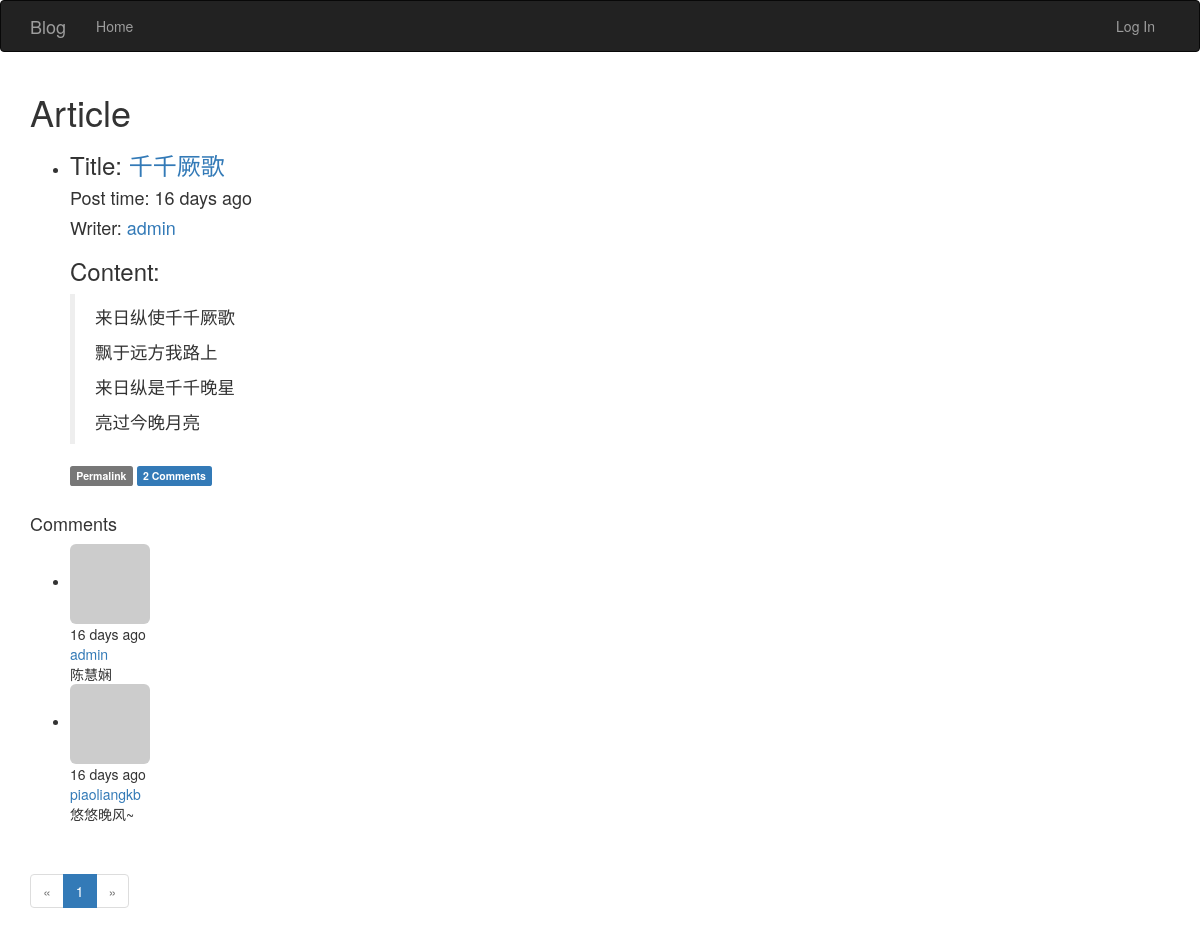
Screenshot of /post/3 with the database file from the repository.
### app/models.py (models this page shows, shortened)
class Post(db.Model):
    __tablename__ = 'posts'
    id = db.Column(db.Integer, primary_key=True)
    title  = db.Column(db.String, default='this blog')
    body = db.Column(db.Text)
    timestamp = db.Column(db.DateTime, index=True, default=datetime.utcnow)
    author_id = db.Column(db.Integer, db.ForeignKey('users.id'))
    body_html = db.Column(db.Text)#保存转换后markdown文章的html代码
    comments = db.relationship('Comment', backref='post', lazy='dynamic')

class User(UserMixin, db.Model):
    __tablename__ = 'users'
    id = db.Column(db.Integer, primary_key=True)
    username = db.Column(db.String(64), unique=True, index=True)
    role_id = db.Column(db.Integer, db.ForeignKey('roles.id'))
    password_hash = db.Column(db.String(128))
    email = db.Column(db.String(64), unique=True, index=True)
    posts = db.relationship('Post', backref = 'author', lazy = 'dynamic')
    avatar_hash = db.Column(db.String(32))
    name = db.Column(db.String(64))#real name
    location = db.Column(db.String(64))
    about_me = db.Column(db.Text())
    member_since = db.Column(db.DateTime(), default=datetime.utcnow)
    last_seen = db.Column(db.DateTime(), default=datetime.utcnow)
    avatar = db.Column(db.String(128), default=None)
    comments = db.relationship('Comment', backref='author', lazy='dynamic')
    def gravatar(self, size=100, default='identicon', rating='g'):
        url = 'https://secure.gravatar.com/avatar'
        hash = self.avatar_hash or self.gravatar_hash()
        return '{url}/{hash}?s={size}&d={default}&r={rating}'.format(
            url=url, hash=hash, size=size, default=default, rating=rating)
    @property
    def password(self):
        raise AttributeError('password is not a readable attribute')

class Comment(db.Model):
    __tablename__ = 'comments'
    id = db.Column(db.Integer, primary_key=True)
    body = db.Column(db.Text)
    body_html = db.Column(db.Text)
    timestamp = db.Column(db.DateTime, index=True, default=datetime.utcnow)
    disabled = db.Column(db.Boolean)
    author_id = db.Column(db.Integer, db.ForeignKey('users.id'))
    post_id = db.Column(db.Integer, db.ForeignKey('posts.id'))

### app/main/views.py (the view)
@main.route('/post/<int:id>', methods=['GET', 'POST'])
def post(id):
    post = Post.query.get_or_404(id)
    form = CommentForm()
    if form.validate_on_submit():
        comment = Comment(body=form.body.data, post=post, author=current_user._get_current_object())
        db.session.add(comment)
        db.session.commit()
        flash('Your comment has been published.')
        return redirect(url_for('.post', id=post.id, page=-1))
    page = request.args.get('page', 1, type=int)
    if page == -1:
        page = (post.comments.count() - 1) // current_app.config['FLASKY_COMMENTS_PER_PAGE']+1
    pagination = post.comments.order_by(Comment.timestamp.asc()).paginate(
        page, per_page=current_app.config['FLASKY_COMMENTS_PER_PAGE'],
        error_out=False)
    comments = pagination.items
    return render_template('post.html', posts=[post], form=form,
                           comments=comments, pagination=pagination)

### app/auth/views.py (called while the page is built)
@auth.before_app_request
def before_request():
    if current_user.is_authenticated:
        current_user.ping()

### app/main/__init__.py (called while the page is built)
@main.app_context_processor
def inject_permissions():
    return dict(Permission=PERMISSION)

### app/models.py (called while the page is built)
    def can(self, permissions):
        return False

    def is_administrator(self):
        return False

### app/templates/post.html (shortened to what this page needs)
{% extends "base.html" %}
{% import "_macros.html" as macros %}
{% import "bootstrap/wtf.html" as wtf %}
{% block page_content %}
<h1 id="article">Article</h1>
{% include '_posts.html' %}
<h4 id="comments">Comments</h4>
{% include '_comments.html' %}
{% if pagination %}
<div class="pagination">
    {{ macros.pagination_widget(pagination, '.post', fragment='#comments', id=posts[0].id) }}
</div>
{% endif %}
{% endblock %}

### app/templates/_posts.html (shortened to what this page needs)
<ul class="posts">
    {% for post in posts %}
    <li class="post">
        <div class="post-title">
            <h3>Title: <a href="{{ url_for('.post', id=post.id) }}">{{ post.title }} </a></h3>
        </div>
        <div class="post-content">
            <div class="post-date"><h4>Post time: {{ moment(post.timestamp).fromNow() }}</h4></div>
            <div class="post-author"><h4>Writer: <a href="{{ url_for('.user', username=post.author.username) }}">{{ post.author.username }}</a></h4></div>
            <div class="post-body"><h3>Content:</h3>
                {% if post.body_html %}
                {{ post.body_html | safe }}
                {% else %}
                {{ post.body }}
                {% endif %}
            </div>
            <div class="post-footer">
                <a href="{{ url_for('.post', id=post.id)}}">
                    <span class="label label-default">Permalink</span>
                    <a href="{{ url_for('.post', id=post.id) }}#comments">
                    <span class="label label-primary">{{ post.comments.count() }} Comments</span>
                    </a>
                </a>
            </div><br>
        </div>
    </li>
    {% endfor %}
</ul>

### app/templates/_comments.html
<ul class="comments">
    {% for comment in comments %}
    <li class="comment">
        <div class="comment-thumbnail">
            <a href="{{ url_for('.user', username=comment.author.username) }}">
                <img class="img-rounded profile-thumbnail" src="{{ comment.author.gravatar(size=40) }}">
            </a>
        </div>
        <div class="comment-content">
            <div class="comment-date">{{ moment(comment.timestamp).fromNow() }}</div>
            <div class="comment-author"><a href="{{ url_for('.user', username=comment.author.username) }}">{{ comment.author.username }}</a></div>
            <div class="comment-body">
                {% if comment.body_html %}
                    {{ comment.body_html | safe }}
                {% else %}
                    {{ comment.body }}
                {% endif %}
            </div>
        </div>
    </li>
    {% endfor %}
</ul>

### rows the page displays
Post: title "千千厥歌", timestamp "16 days ago", author.username "admin", body_html "来日纵使千千厥歌 飘于远方我路上 来日纵是千千晚星 亮过今晚月亮", comments.count "2"
Comment: timestamp "16 days ago", author.username "admin", body_html "陈慧娴"
Comment: timestamp "16 days ago", author.username "piaoliangkb", body_html "悠悠晚风~"

### other values shown
{{ p }} "1"
